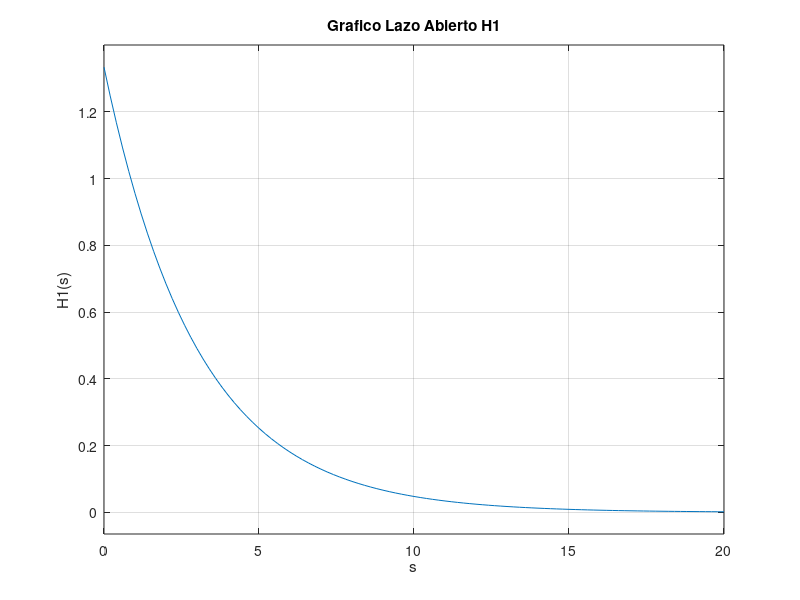
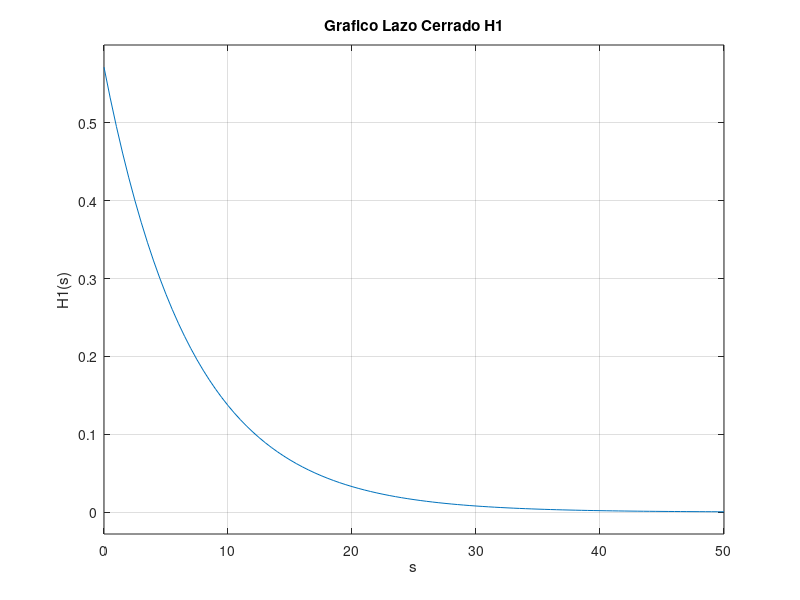
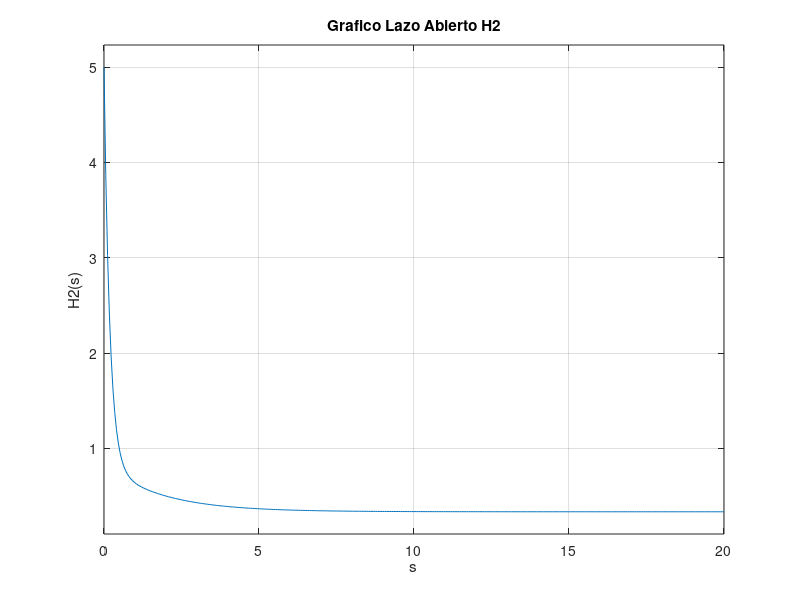
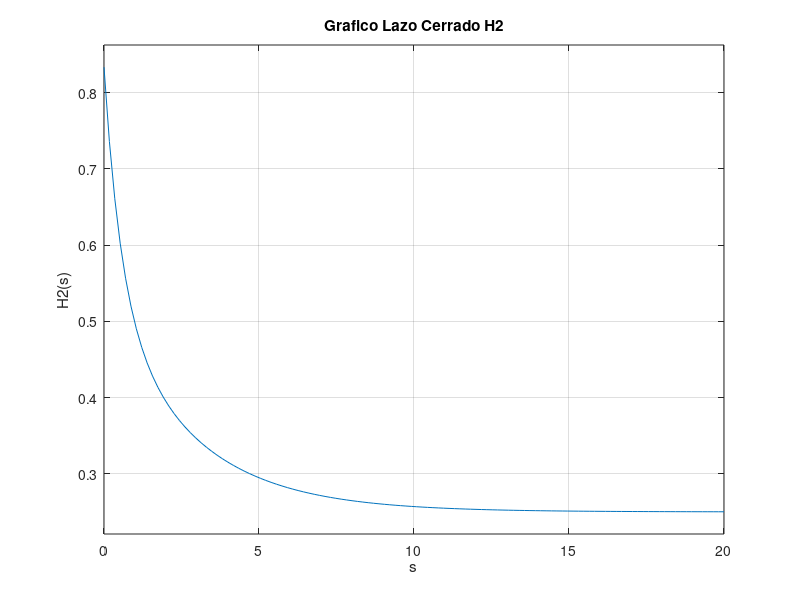

Reproduce these figures in MATLAB, in order.
% Parte 1

% Parámetro "s"
s = tf("s");

% Función de transferencia H1
% Desarrollo en el cuaderno
H1 = (4*s)/(3*s + 1);

% Lazo abierto para H1 es:
lazo_abierto_h1 = H1;   % u(s) -> H1 -> y(s)

% Para obtener el lazo cerrado, se requiere una retroalimentación con 
% H = H1/(1 + H1)
% Lazo cerrado para H1 es:
lazo_cerrado_h1 = feedback(H1, 1);

% Ceros H1
ceros_lazo_abierto_h1 = zero(lazo_abierto_h1);
ceros_lazo_cerrado_h1 = zero(lazo_cerrado_h1);

% Polos H1
polos_lazo_abierto_h1 = pole(lazo_abierto_h1);
polos_lazo_cerrado_h1 = pole(lazo_cerrado_h1);

% Tabla H1
tabla_lazo_abierto_h1 = damp(lazo_abierto_h1);
tabla_lazo_cerrado_h1 = damp(lazo_cerrado_h1);

% Grafico Lazo Abierto H1
figure(1);
step(lazo_abierto_h1);
title("Grafico Lazo Abierto H1");
grid("on");
xlabel("s");
ylabel("H1(s)");

% Grafico Lazo Cerrado H1
figure(2);
step(lazo_cerrado_h1);
title("Grafico Lazo Cerrado H1");
grid("on");
xlabel("s");
ylabel("H1(s)");

% Función de transferencia H2
H2 = (5*s^2 + 7*s + 1)/(s^2 + 6*s + 3);

% Lazo abierto para H2 es:
lazo_abierto_h2 = H2;

% Para obtener el lazo cerrado, se requiere una retroalimentación con
% H = H2/(1 + H2)
% Lazo cerrado para H2 es:
lazo_cerrado_h2 = feedback(H2, 1);

% Ceros H2
ceros_lazo_abierto_h2 = zero(lazo_abierto_h2);
ceros_lazo_cerrado_h2 = zero(lazo_cerrado_h2);

% Polos H2
polos_lazo_abierto_h2 = pole(lazo_abierto_h2);
polos_lazo_cerrado_h2 = pole(lazo_cerrado_h2);

% Tabla H2
tabla_lazo_abierto_h2 = damp(lazo_abierto_h2);
tabla_lazo_cerrado_h2 = damp(lazo_cerrado_h2);

% Grafico Lazo Abierto H2
figure(3);
step(lazo_abierto_h2);
title("Grafico Lazo Abierto H2");
grid("on");
xlabel("s");
ylabel("H2(s)");

% Grafico Lazo Cerrado H2
figure(4);
step(lazo_cerrado_h2);
title("Grafico Lazo Cerrado H2");
grid("on");
xlabel("s");
ylabel("H2(s)");